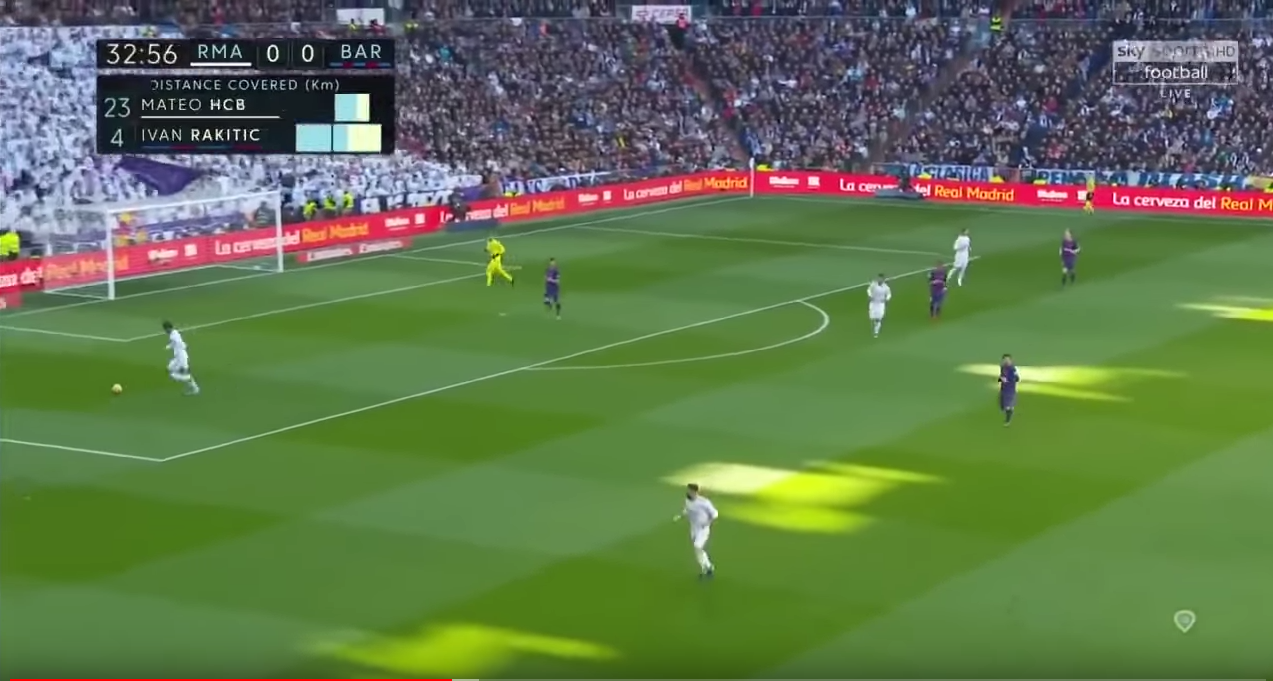
#> input picture python/image/angle1.png, 1273 x 681 px, found by its file name
$ python main.py
#> lines starting #> are read from the running program, lines starting #| are printed output that depends on the picture; after the words box and inside, x2 and y2 are one past the last pixel; in counts of white or black regions, pixels touching at a corner belong together
### python/src/opencv/LineDitection/colorDitection.py
import sys
import cv2
import numpy as np

class colorDitection:


    def ditection(self,image):
        lower = np.array([40,50,50])
        upper = np.array([80,255,255])
        hsv = cv2.cvtColor(image,cv2.COLOR_BGR2HSV)
        dst = cv2.inRange(hsv,lower,upper)

        # [4 lines of commented-out code are left out]

        cv2.imshow("フィールド抽出",dst)
        return dst

# [11 lines that do not run on import are left out]

### python/src/opencv/LineDitection/morphology.py
import sys
import cv2
import numpy as np

class morphology:


    def denoise(self,image):
        dst = image
        kernel = np.ones((3,3),np.uint8)

        dst = cv2.erode(dst,kernel,iterations = 15)
        dst = cv2.dilate(dst,kernel,iterations = 120)
        dst = cv2.erode(dst,kernel,iterations = 105)
        dst = cv2.cvtColor(dst,cv2.COLOR_GRAY2BGR)
        cv2.imshow("ノイズ除去",dst)

        # [4 lines of commented-out code are left out]

        return dst
        # [13 lines of commented-out code are left out]


# [11 lines that do not run on import are left out]

### python/src/opencv/LineDitection/mask.py
import sys
import cv2
import numpy as np

class mask:

    def masking(self,image,mask_image):
        mask_gImage = cv2.cvtColor(mask_image,cv2.COLOR_BGR2GRAY)
        mImage = cv2.bitwise_and(image,image,mask=mask_gImage)

        cv2.imshow("マスク結果",mImage)

        return mImage

        # [5 lines of commented-out code are left out]

# [19 lines that do not run on import are left out]

### python/src/opencv/LineDitection/hough.py
import sys
import cv2
import numpy as np

class hough:

    def conversion(self,image):
        gray = cv2.cvtColor(image,cv2.COLOR_BGR2GRAY)
        edges = cv2.Canny(gray,30,40,apertureSize=3)
        cv2.imshow("エッジ画像",edges)
        #blur = cv2.medianBlur(gray,5)

        #長い線の検出
        lines = cv2.HoughLinesP(edges,1,np.pi/180,threshold=90,minLineLength=10,maxLineGap=50)
        #短い線の検出
        # sLines = cv2.HoughLinesP(edges,1,np.pi/180,threshold=50,minLineLength=10,maxLineGap=30)

        # #円の検出
        # circles = cv2.HoughCircles(blur,cv2.HOUGH_GRADIENT,1,200,param1=50,param2=40,minRadius=0,maxRadius=0)
        # circles = np.uint16(np.around(circles))

        dst = cv2.cvtColor(edges,cv2.COLOR_GRAY2BGR)

        # for (x, y, r) in circles[0]:
        #     cv2.circle(dst, (x, y), r, (0, 255, 0), 2)
        #     cv2.circle(dst, (x, y), 2, (0, 0, 255), 3)


        for line in lines:
            x1,y1,x2,y2 = line[0]
            cv2.line(dst,(x1,y1),(x2,y2),(0,0,255),2)

        # [8 lines of commented-out code are left out]
        cv2.imshow("ライン抽出",dst)
        #cv2.imwrite("./result/resultImage.png",dst)
        return dst

# [11 lines of commented-out code are left out]

# [11 lines that do not run on import are left out]


### python/src/opencv/LineDitection/houghEx.py
import sys
import cv2
import numpy as np

class houghEx:


    def ditection(self,image):
        lower = np.array([0,128,0])
        upper = np.array([30,255,255])
        hsv = cv2.cvtColor(image,cv2.COLOR_BGR2HSV)
        dst = cv2.inRange(hsv,lower,upper)

        # [4 lines of commented-out code are left out]

        cv2.imshow("ラインのみ",dst)
        cv2.imwrite("./result/resultLine.png",dst)
        return dst

# [11 lines that do not run on import are left out]

### python/src/opencv/LineDitection/main.py
import sys
import cv2
import numpy as np
import colorDitection,morphology,mask,hough,houghEx

class main:

    def __init__(self,image):
        self.image = image

    def main(self):
        cd = colorDitection.colorDitection()
        mp = morphology.morphology()
        mk = mask.mask()
        hg = hough.hough()
        he = houghEx.houghEx()

        cImage = cd.ditection(self.image)
        mpImage = mp.denoise(cImage)
        mkImage = mk.masking(self.image,mpImage)
        hg = hg.conversion(mkImage)
        he.ditection(hg)


if __name__ == "__main__":
    args = sys.argv
    if len(args) > 1:
        image = cv2.imread(args[1])
    else:
        image = cv2.imread("./image/angle1.png")
#> image is the input picture: shape (681, 1273, 3); mean B, G, R 76.8, 118.9, 96.3
    main = main(image)
    height, width, channels = image.shape[:3]
    print("width: " + str(width))
#| width: 1273
    print("height: " + str(height))
#| height: 681
    cv2.imshow("元画像",image)
    main.main()
#> in ditection, `dst = cv2.inRange(hsv,lower,upper)`:
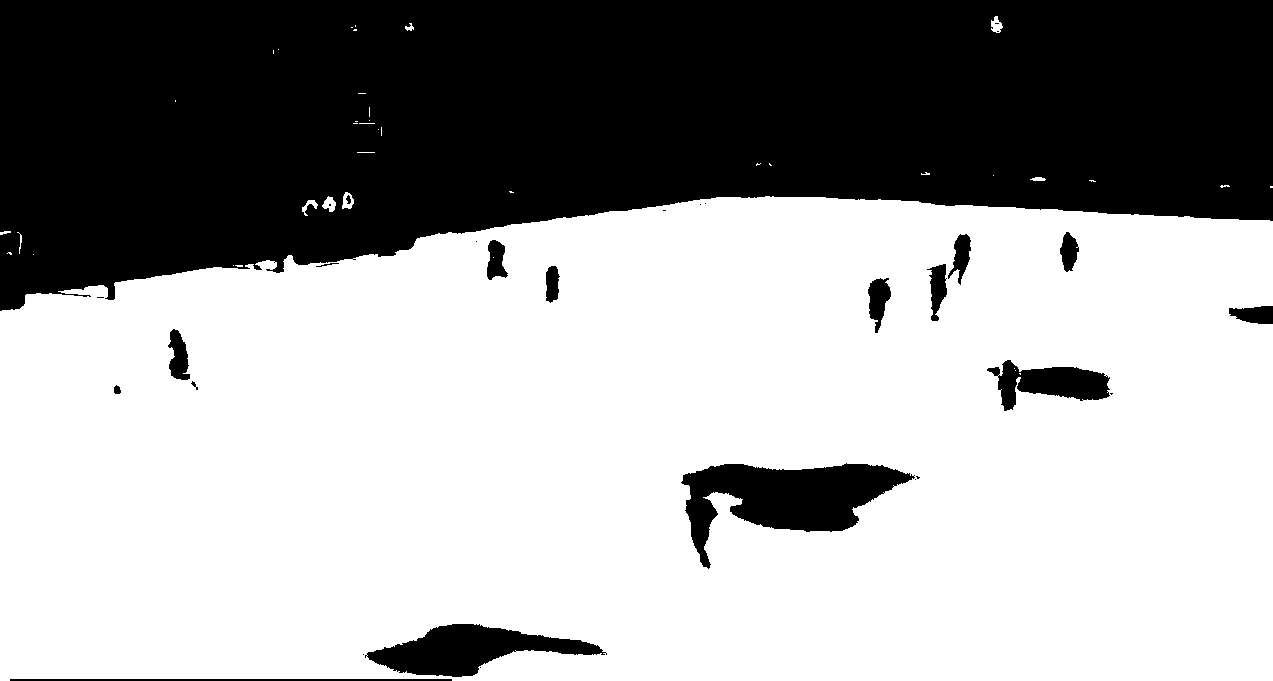
#> dst: shape (681, 1273); 63% white; 30 black regions (13 under 20 px), largest, box (x1, y1, x2, y2) and area: (0, 0, 1273, 311) 293807, (681, 463, 915, 569) 11246, (365, 624, 607, 677) 6386
#> in conversion, `gray = cv2.cvtColor(image,cv2.COLOR_BGR2GRAY)`:
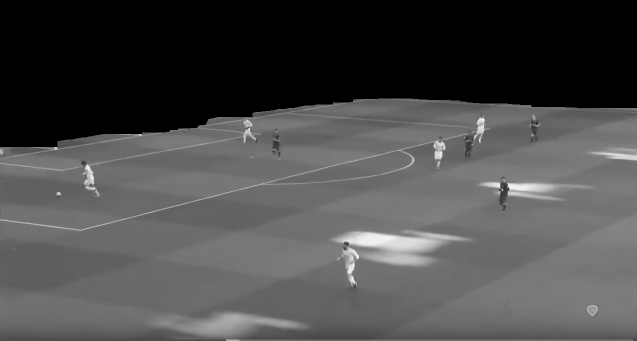
#> gray: shape (681, 1273) (shown at 1/2 size); min 0, max 253, mean 74.2
#> in conversion, `lines = cv2.HoughLinesP(edges,1,np.pi/180,threshold=90,minLineLength=1..`: lines = 53 rows, first 6: [338, 678, 1263, 678], [6, 316, 766, 196], [154, 460, 303, 423], [0, 315, 747, 197], [155, 461, 218, 445], [389, 400, 810, 295]
#> the loop in conversion, `for line in lines:` made 53 passes
#> after the loop in conversion, `for line in lines:`:
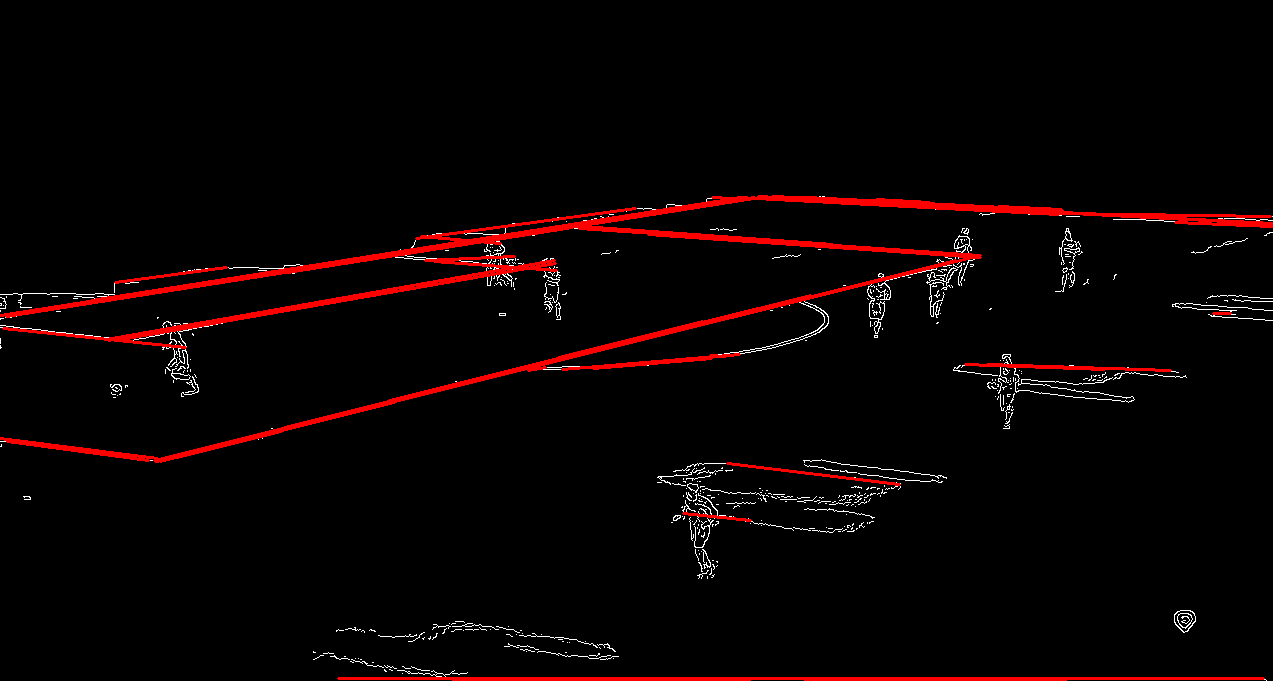
#> dst: shape (681, 1273, 3); mean B, G, R 2.3, 2.3, 9.8
#> in ditection, `dst = cv2.inRange(hsv,lower,upper)`:
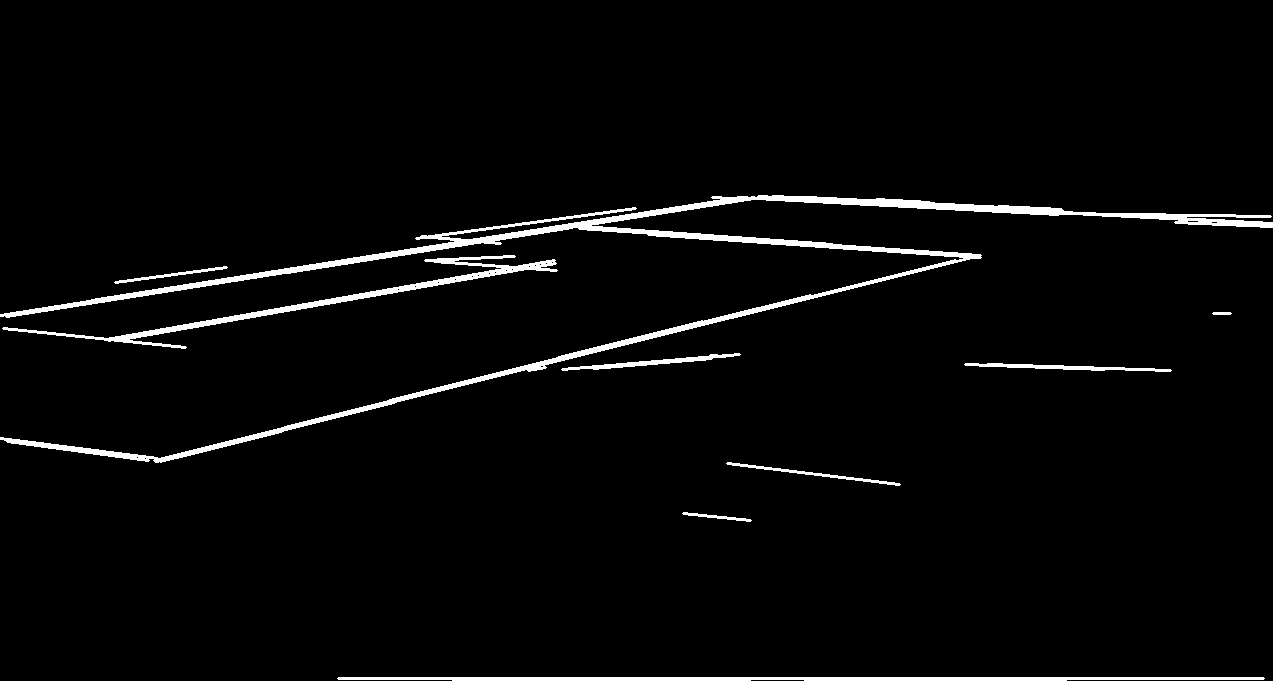
#> dst: shape (681, 1273); 3% white; 9 white regions, largest, box (x1, y1, x2, y2) and area: (0, 195, 1273, 463) 16096, (2, 255, 558, 349) 3671, (337, 677, 1265, 681) 3342
    cv2.waitKey(0)
    cv2.destroyAllWindows()

$ run again, with python/image/angle2.png copied over python/image/angle1.png
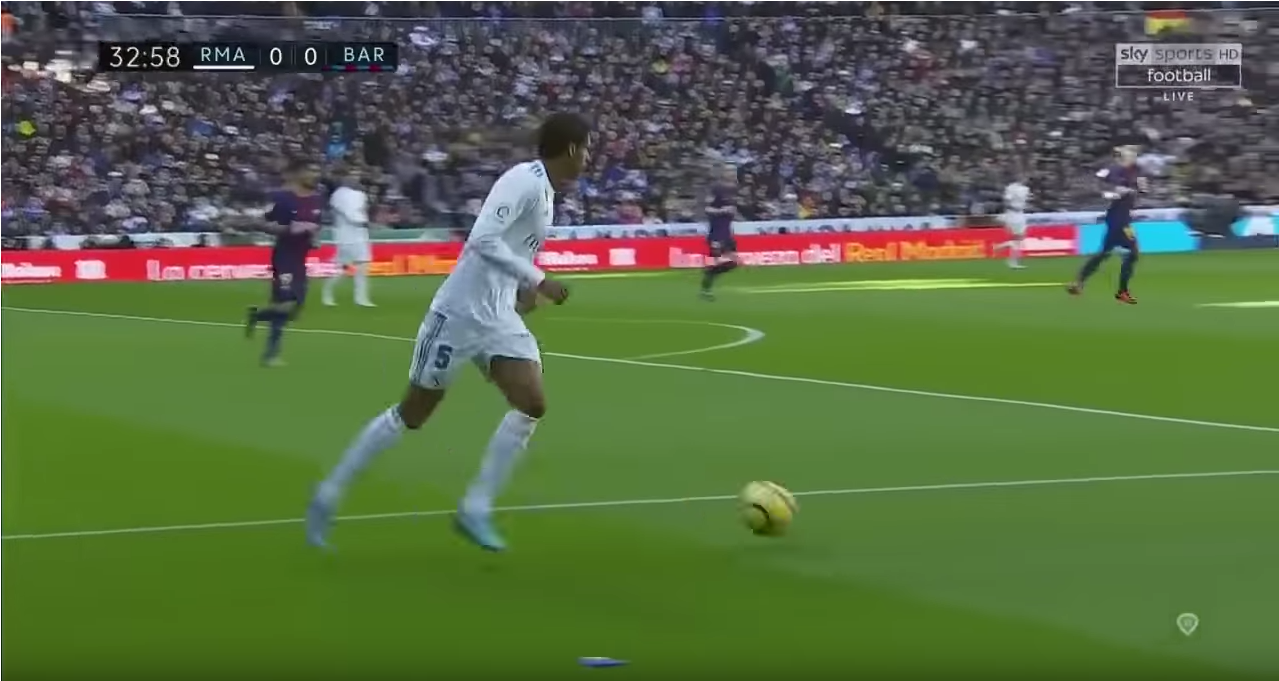
#> input picture python/image/angle2.png, 1279 x 681 px, found by its file name
#> image is the input picture: shape (681, 1279, 3); mean B, G, R 68.5, 106.6, 87.7
#| width: 1279
#| height: 681
#> in ditection, `dst = cv2.inRange(hsv,lower,upper)`:
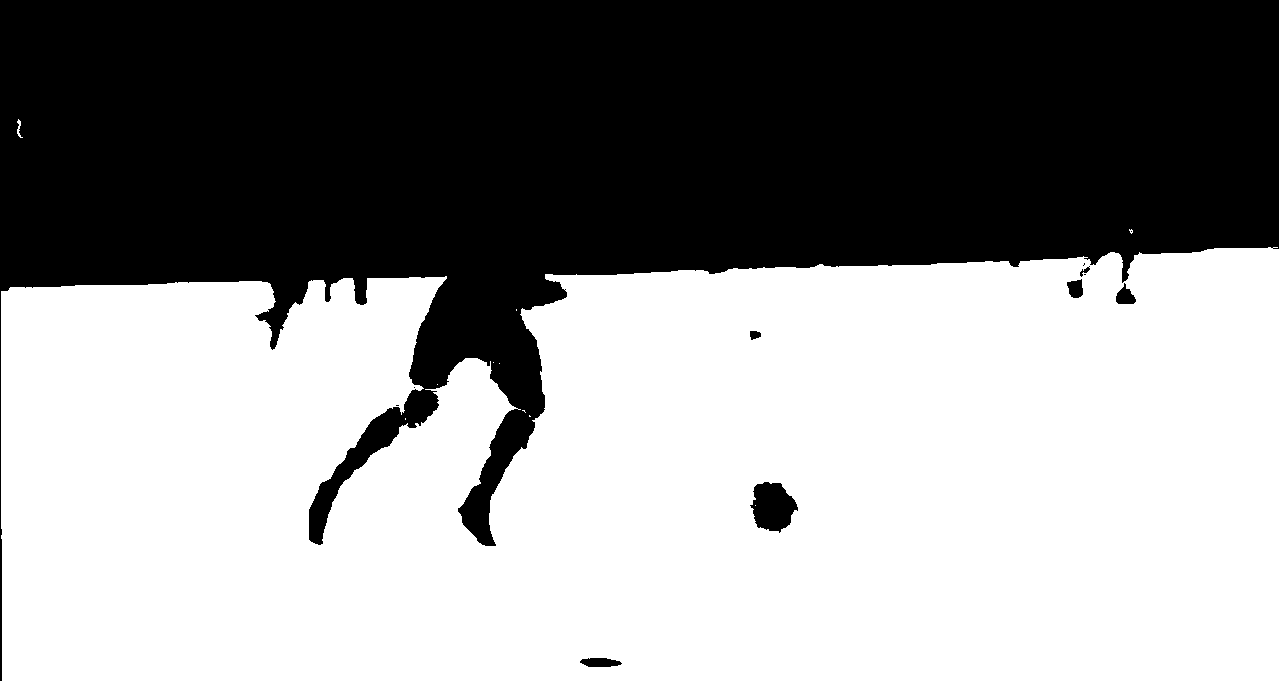
#> dst: shape (681, 1279); 57.3% white; 12 black regions (5 under 20 px), largest, box (x1, y1, x2, y2) and area: (0, 0, 1279, 681) 369612, (750, 482, 798, 533) 1673, (580, 658, 622, 667) 295
#> edges: shape (681, 1279); 1.8% white in thin lines or dots, all inside (x1, y1, x2, y2) = (0, 247, 1279, 681)
#> lines = 66 rows, first 6: [243, 322, 1278, 431], [393, 515, 853, 491], [739, 498, 1171, 476], [545, 505, 1154, 474], [241, 320, 1276, 428], [0, 680, 0, 285]
#> the loop in conversion, `for line in lines:` made 66 passes
#> in ditection, `dst = cv2.inRange(hsv,lower,upper)`:
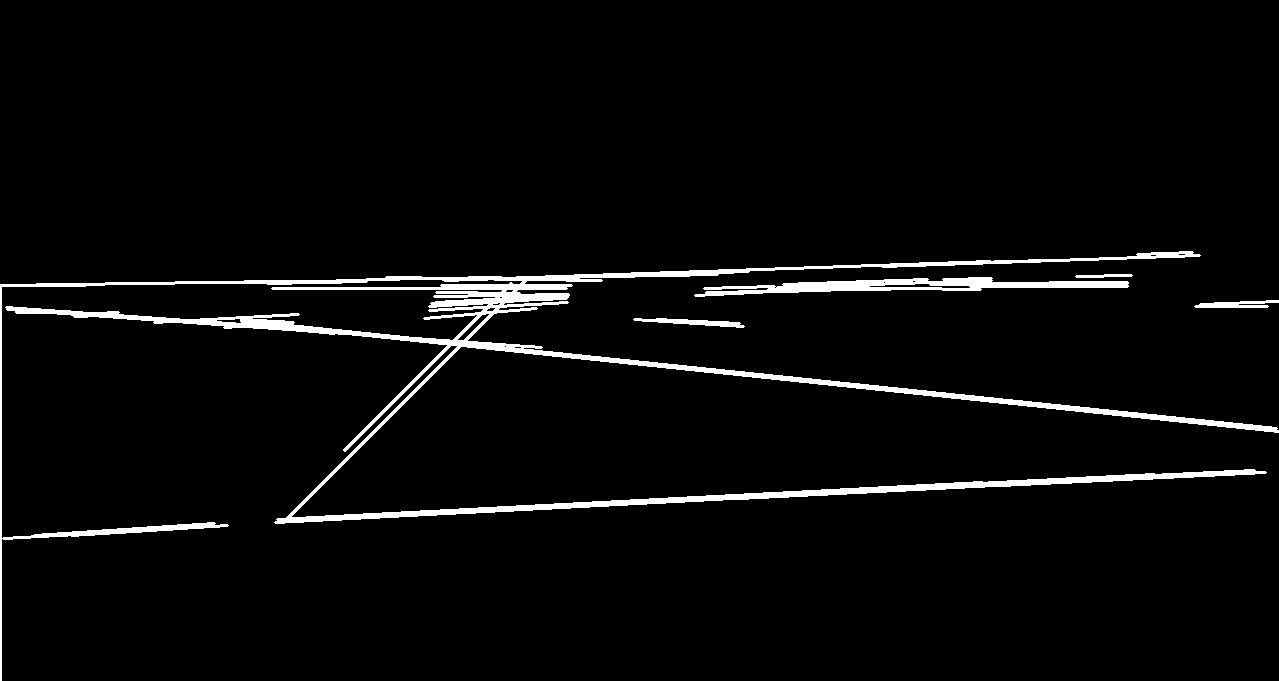
#> dst: shape (681, 1279); 3.5% white; 5 white regions, box (x1, y1, x2, y2) and area: (0, 251, 1279, 681) 25610, (694, 277, 1129, 297) 3635, (633, 318, 745, 328) 508, (1194, 300, 1279, 308) 443, (1075, 274, 1133, 278) 170
